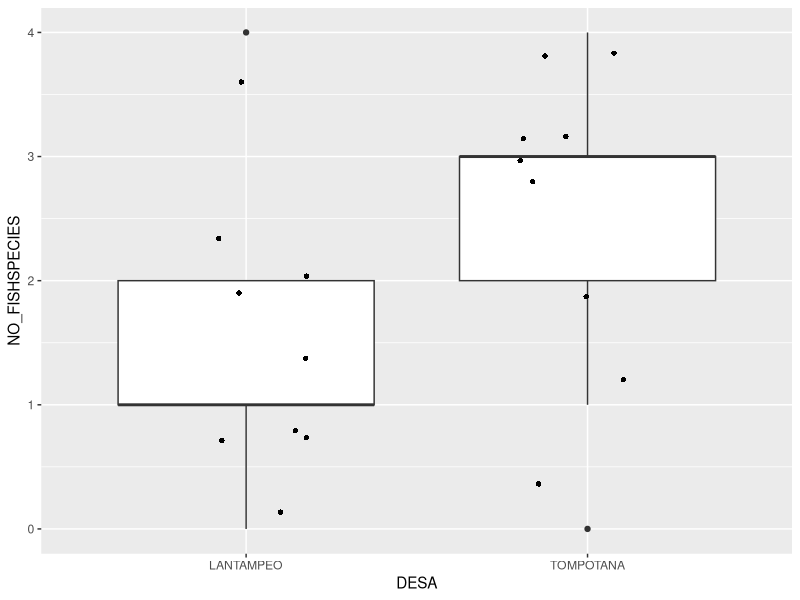
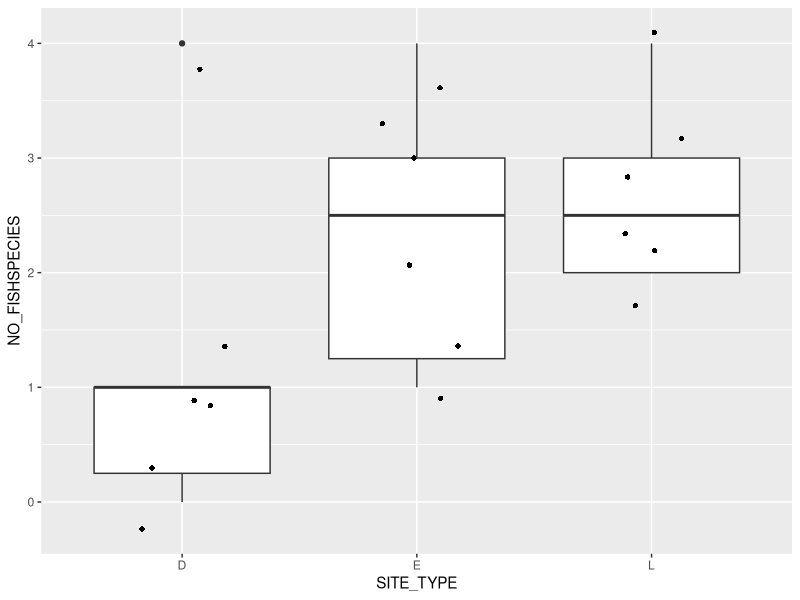
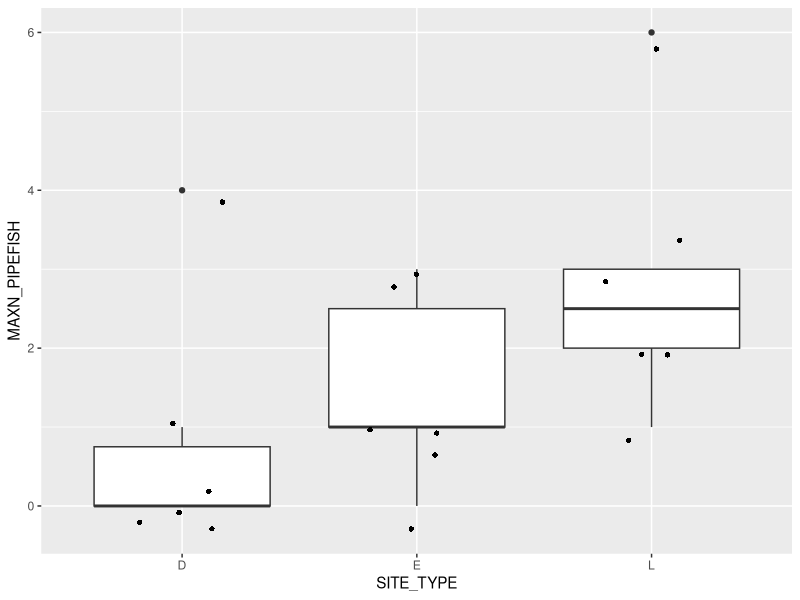
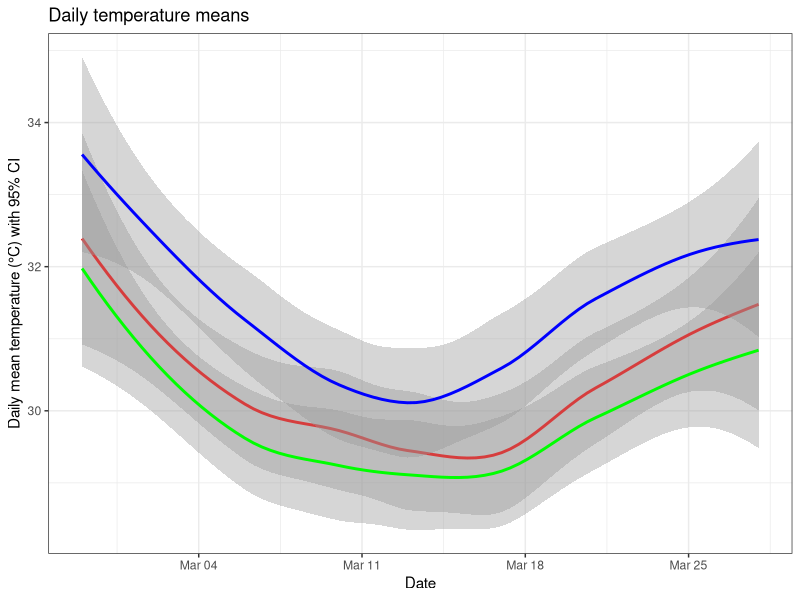

Reproduce these figures in R, in order.
## ---- chunk 1
knitr::opts_chunk$set(echo = FALSE, warning = FALSE, message = FALSE, dev="cairo_pdf")

library(tidyverse)
library(cowplot)
library(ggplot2)

URUV_data <- read.csv("URUVS/Datasheets/Master_RecordingData.csv")

D6_HOBO <- read.csv("URUVS/Datasheets/HOBO/HOBO02.2024_21370988_3_D6.csv")
L4_HOBO <- read.csv("URUVS/Datasheets/HOBO/HOBO02.2024_21370989_2_L4.csv")
E5_HOBO <- read.csv("URUVS/Datasheets/HOBO/HOBO02.2024_21513093_1_E5.csv")


colnames(D6_HOBO) <- c("unique", "date", "temp", "light")
#D6_HOBO$date <- as.Date(D6_HOBO$date, format = "%m/%d/%Y HH:MM:SS")

colnames(L4_HOBO) <- c("unique", "date", "temp", "light")
#L4_HOBO$date <- as.Date(L4_HOBO$date, format = "%m/%d/%Y HH:MM:SS")

colnames(E5_HOBO) <- c("unique", "date", "temp", "light")
#E5_HOBO$date <- as.Date(L4_HOBO$date, format = "%m/%d/%Y HH:MM:SS")

## ---- chunk 2

URUV_data$DATE <- as.Date(URUV_data$DATE, format = "%d/%m/%Y")

URUV_data <- URUV_data %>%
  filter(!is.na(F1_TIME)) %>% #Take out unused videos
  rowwise() %>%
  mutate(WATER_DEPTH_AVERAGE = mean(c(WATER_DEPTH_BEFORE, WATER_DEPTH_AFTER), na.rm=TRUE)) #Take avg depth during recording

#View(URUV_data)

## ---- chunk 3

ggplot(URUV_data, aes(x=DESA, y=NO_FISHSPECIES)) + 
  geom_boxplot() +
  geom_jitter(shape=16, position=position_jitter(0.2))

ggplot(URUV_data, aes(x=SITE_TYPE, y=NO_FISHSPECIES)) + 
  geom_boxplot() +
  geom_jitter(shape=16, position=position_jitter(0.2))

## ---- chunk 4

#Graph boxplot per site type
ggplot(URUV_data, aes(x=SITE_TYPE, y=MAXN_PIPEFISH)) +
    geom_boxplot() +
    geom_jitter(shape=16, position=position_jitter(0.2))

## ---- chunk 5

D6_avg <- tidyr::separate(D6_HOBO, 'date',
                                    into = c('longdate', 'time'),
                                    sep= ' ') %>%
  tidyr::separate('longdate',
                  into = c('month', 'day', 'year'),
                  sep= '/',
                  remove = FALSE) %>% 
  select(-matches('^$')) %>%
  group_by(year, month, day, longdate) %>%
  summarise(meantemp = mean(temp),
            meanlight = mean(light))

D6_avg$month <- factor(D6_avg$month, levels=c("02", "03", "04", "05", "06", "07", "08", "09", "10", "11", "12", "01"))

L4_avg <- tidyr::separate(L4_HOBO, 'date',
                                    into = c('longdate', 'time'),
                                    sep= ' ') %>%
  tidyr::separate('longdate',
                  into = c('month', 'day', 'year'),
                  sep= '/',
                  remove = FALSE) %>% 
  select(-matches('^$')) %>%
  group_by(year, month, day, longdate) %>%
  summarise(meantemp = mean(temp),
            meanlight = mean(light))

L4_avg$month <- factor(L4_avg$month, levels=c("02", "03", "04", "05", "06", "07", "08", "09", "10", "11", "12", "01"))

E5_avg <- tidyr::separate(E5_HOBO, 'date',
                                    into = c('longdate', 'time'),
                                    sep= ' ') %>%
  tidyr::separate('longdate',
                  into = c('month', 'day', 'year'),
                  sep= '/',
                  remove = FALSE) %>% 
  select(-matches('^$')) %>%
  group_by(year, month, day, longdate) %>%
  summarise(meantemp = mean(temp),
            meanlight = mean(light))

E5_avg$month <- factor(E5_avg$month, levels=c("2", "3", "4", "5", "6", "7", "8", "9", "10", "11", "12", "1"))

ggplot() +
  geom_smooth(data = D6_avg, aes(x=as.Date(longdate, format= "%m / %d / %Y"), y=meantemp), colour="red") +
  geom_smooth(data = L4_avg, aes(x=as.Date(longdate, format= "%m / %d / %Y"), y=meantemp), colour="green") +
  geom_smooth(data = E5_avg, aes(x=as.Date(longdate, format= "%m / %d / %Y"), y=meantemp), colour="blue") +
    theme_bw()+
    labs(title= "Daily temperature means", y="Daily mean temperature (°C) with 95% CI", x="Date")

